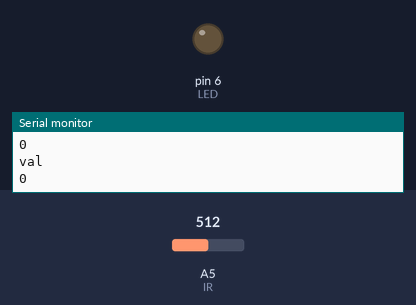
This sketch was run on a simulated Arduino Uno, built with avr-gcc and run on an emulated ATmega328P. Shown: output pins drawn as LEDs (lit = HIGH), the last lines printed to the serial monitor. The test bench sets the inputs (shaded band); at power-on: A5 (IR) = 512.

Above: at 1.2 s.
1.3 s: A5 (IR) set to 716
At 1.9 s:
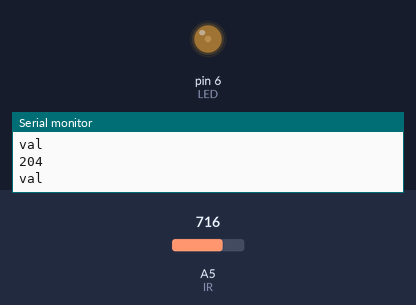
2.8 s: A5 (IR) set to 900
At 3.4 s:
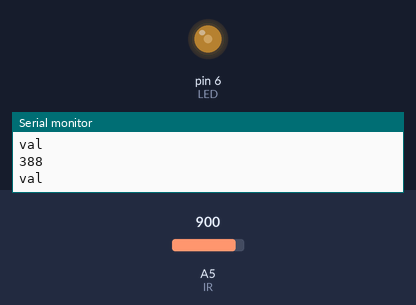
Timing chart, 0 to 5.8 s (numbered marks = the images above; inputs shaded):
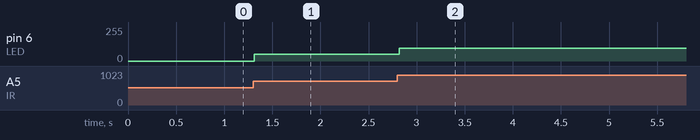

Measured:
- after the input at 1.3 s, pin 6 (LED): 0/255 → 50/255 at once
- after the input at 2.8 s, pin 6 (LED): 50/255 → 96/255 at once

The sketch:

ops-program-3.ino
```cpp
long zero;
#define IR 19
#define LED 6

void setup() {
  // put your setup code here, to run once:
  pinMode(IR, INPUT);
  pinMode(LED, OUTPUT);
  Serial.begin(9600);
  // noise calibration
  zero = 0;
  for (int i = 0; i < 100; i++) {
    zero += analogRead(IR);
  }
  zero /= 100;
}

void loop() {
  // put your main code here, to run repeatedly:
  /* Read in IR sensor intensity value */
  int val = analogRead(IR) - zero;
  Serial.println("val");
  Serial.println(val);
  /* Map an analog value to 8 bits (0 to 255)
     and constrain */
  val = map(val, 0, 1023, 0, 255);
  val = constrain(val,0,255);
  /* Set LED brightness based on IR sensor
     reading */
  analogWrite(LED, val);
}
```
